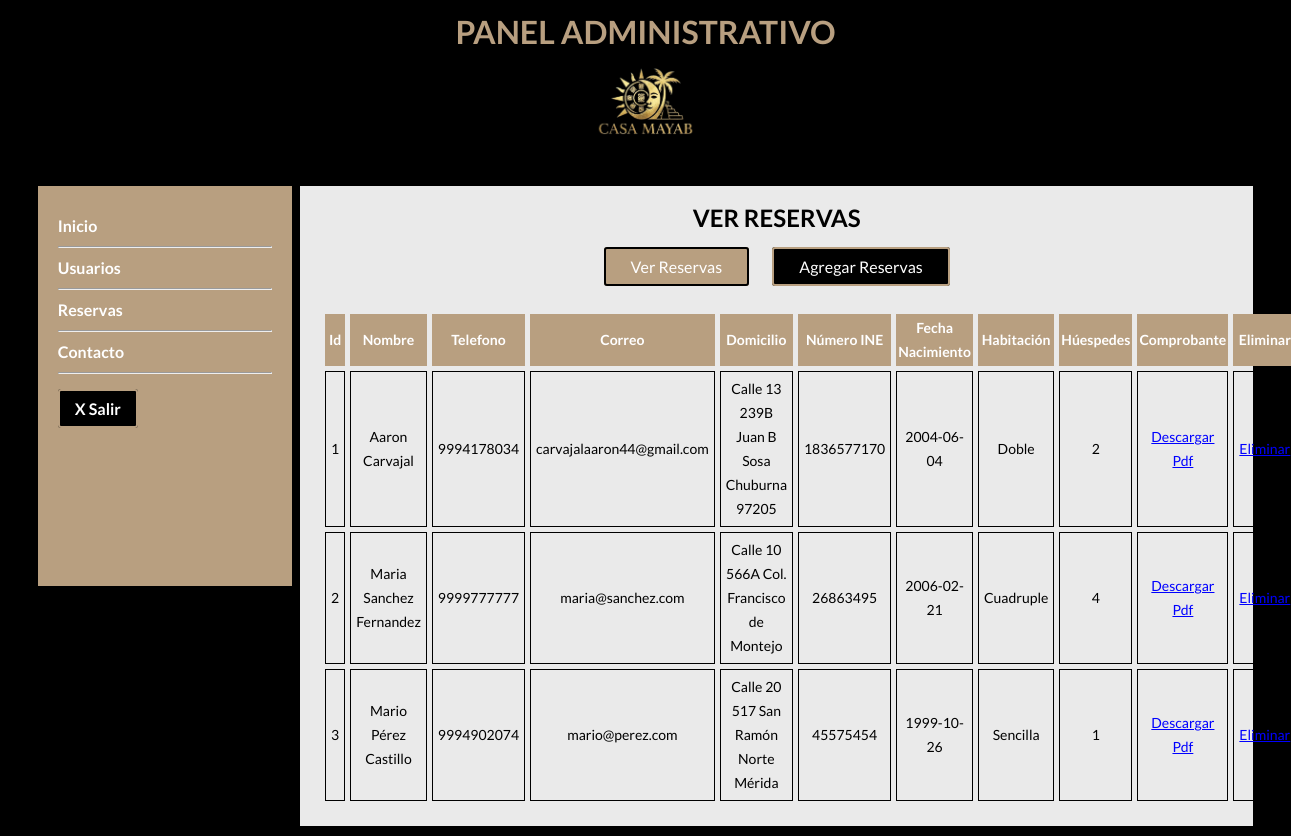
The app's page /admin/mostrarReservas.php (signed in) with its own data.
### tables this page shows
CREATE TABLE `datos_reservas` (
  `id` int(3) NOT NULL,
  `nombre` varchar(100) DEFAULT NULL,
  `telefono` varchar(20) DEFAULT NULL,
  `correo` varchar(100) DEFAULT NULL,
  `domicilio` varchar(100) DEFAULT NULL,
  `ine` varchar(20) DEFAULT NULL,
  `nacimiento` date DEFAULT NULL,
  `habitacion` text DEFAULT NULL,
  `huespedes` int(11) DEFAULT NULL,
  `comprobante` varchar(100) DEFAULT NULL
);

### admin/mostrarReservas.php (the view, shortened to what this page needs)
<!DOCTYPE html>
<html lang="en">
<head>
  <link rel="stylesheet" href="../estilos.css">
</head>
<body>
  <?php
  include("estructuraPanel.php")?>
    <div class="contenedorSecundario">
    <h2>VER RESERVAS</h2>
    <div class="botones">
    <a href="mostrarReservas.php" class="btnVer">Ver Reservas</a>
    <a href="AgregarReserva.php" class="btnAgregar">Agregar Reservas</a>
    </div>
      <div class="contenedorTabla">
      <table>
      <tr>
      <th>Id</th>
      <th>Nombre</th>
      <th>Telefono</th>
      <th>Correo</th>
      <th>Domicilio</th>
      <th>Número INE</th>
      <th>Fecha Nacimiento</th>
      <th>Habitación</th>
      <th>Húespedes</th>
      <th>Comprobante</th>
      <th>Eliminar</th>
      </tr>
      <?php
      require 'conexion.php';
      $datos = "SELECT * FROM datos_reservas ORDER BY id ASC";
      $resultado = mysqli_query($conectar, $datos);
      while ($fila = mysqli_fetch_assoc($resultado)) {
      ?>
      <tr>
      <td><?php echo $fila["id"]?></td>
      <td><?php echo $fila["nombre"]?></td>
      <td><?php echo $fila["telefono"]?></td>
      <td><?php echo $fila["correo"]?></td>
      <td><?php echo $fila["domicilio"]?></td>
      <td><?php echo $fila["ine"]?></td>
      <td><?php echo $fila["nacimiento"]?></td>
      <td><?php echo $fila["habitacion"]?></td>
      <td><?php echo $fila["huespedes"]?></td>
      <td><a href="<?php echo $fila["comprobante"]?>" target="_blank">Descargar Pdf</a></td>
      <td><a href="#" onClick="validar('eliminarReserva.php?id=<?php echo $fila["id"] ; ?>')">Eliminar</a></td>
      </tr>
      <?php
      }
      ?>
      </table>
    </div>
    </div>
  </div>
</body>
</html>

### admin/estructuraPanel.php
<div class="encabezado2">
  <h1>PANEL ADMINISTRATIVO</h1>
  <div class="logoPanel">
    <img src="imagenes/logoCasaMayab.png" alt="">
  </div>
</div>
<div class="contenedorPrincipal">
  <div class="menuLateral">
    <a href="inicioPanel.php">Inicio</a><br><hr>
    <a href="mostrarUsuarios.php">Usuarios</a><br><hr>
    <a href="mostrarReservas.php">Reservas</a><br><hr>
    <a href="Contactos.php">Contacto</a><br><hr>
    <div class="salir">
      <a href="salir.php">X Salir</a>
    </div>
  </div>

### estilos.css (style rules this page uses)
* { box-sizing:border-box; margin: 0; padding: 0; }
body { font-family: 'Lato'; font-size: 16px; line-height: 24px; color:#333; background-color: black; }
.encabezado2 { color: #B89F80; padding: 20px; text-align: center; }
.logoPanel { width: 15%; margin: auto; margin-top: 10px; }
.logoPanel IMG { display: block; width: 100%; }
.contenedorPrincipal { padding: 10px; text-align: center; }
.menuLateral { background-color: #B89F80; width: 20%; display: inline-block; vertical-align: top; padding: 20px; height: 400px; margin-right: 5px; text-align: left; }
.menuLateral a { color: white; text-decoration: none; font-weight: bold; line-height: 40px; }
.menuLateral a:last-child { background-color: black; border: 2px #B89F80 solid; padding: 8px 15px; border-radius: 3px; }
.salir { margin-top: 15px; }
.contenedorSecundario { width: 75%; display: inline-block; vertical-align: top; background-color: #EAEAEA; padding: 20px; color: black; }
.botones { margin-top: 25px; }
.botones a { text-decoration: none; color: white; margin-right: 20px; }
.botones a:last-child { margin-right: 0px; }
.btnVer { background-color: #B89F80; border: 2px black solid; border-radius: 3px; padding: 8px 25px; }
.btnAgregar { background-color: black; border: 2px #B89F80 solid; border-radius: 3px; padding: 8px 25px; }
.contenedorTabla table { margin: auto; width: 100%; border-spacing: 5px; font-size: 14px; margin-top: 30px; }
.contenedorTabla th, td { padding: 5px; text-align: center; border: 1px black solid; }
.contenedorTabla a { color: blue; text-decoration: underline; }
.contenedorTabla th { background-color: #B89F80; color: white; font-weight: bold; border: none; padding: 2px; }

### records on screen
datos_reservas: id "1", nombre "Aaron Carvajal", telefono "9994178034", correo "carvajalaaron44@gmail.com", domicilio "Calle 13 239B Juan B Sosa Chuburna 97205", ine "1836577170", nacimiento "2004-06-04", habitacion "Doble", huespedes "2"
datos_reservas: id "2", nombre "Maria Sanchez Fernandez", telefono "9999777777", correo "maria@sanchez.com", domicilio "Calle 10 566A Col. Francisco de Montejo", ine "26863495", nacimiento "2006-02-21", habitacion "Cuadruple", huespedes "4"
datos_reservas: id "3", nombre "Mario Pérez Castillo", telefono "9994902074", correo "mario@perez.com", domicilio "Calle 20 517 San Ramón Norte Mérida", ine "45575454", nacimiento "1999-10-26", habitacion "Sencilla", huespedes "1"
